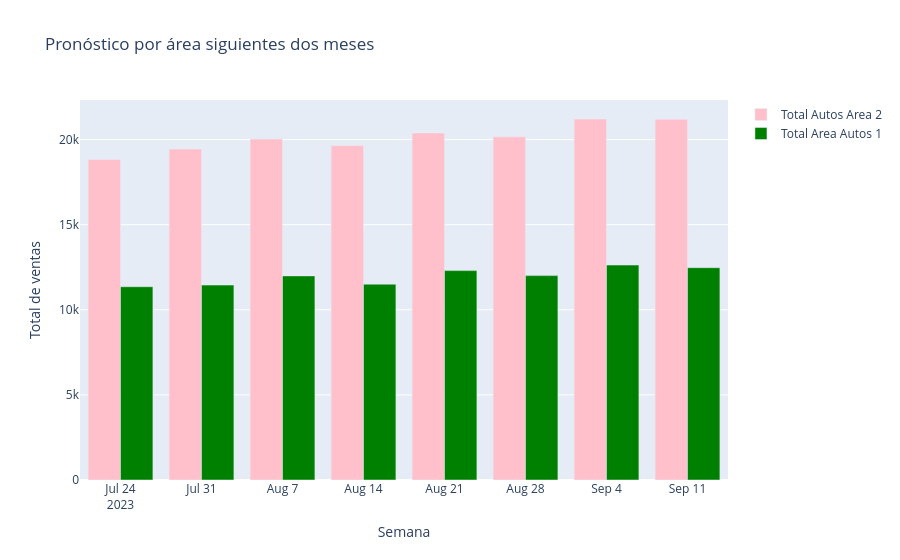

Notebook cell for this chart:
### Markdown cell above
Por último, se realizó una gráfica para compara las predicciones del valor de las ventas totales para el área 1 y el área 2
para los siguientes dos meses desde el último dato.

### Code cell
#Gráfico de población por continentes
from plotly.subplots import make_subplots
import plotly.graph_objects as go
fig3=go.Figure()
fig3.add_trace(go.Bar(x=result_prediccion_2['FECHA'],y=result_prediccion_2['PREDICCIONES'],name='Total Autos Area 2',marker=dict(color='pink')))
fig3.add_trace(go.Bar(x=result_prediccion['FECHA'],y=result_prediccion['PREDICCIONES'],name='Total Area Autos 1',marker=dict(color='green')))
fig3.update_layout(title='Pronóstico por área siguientes dos meses',xaxis_title='Semana',yaxis_title='Total de ventas')
fig3.show()

### Figure 1 — Plotly figure (JSON) as saved in the notebook; plotly's stock layout.template omitted (floating-point values rounded to 4 significant figures)
{"data": [{"marker": {"color": "pink"}, "name": "Total Autos Area 2", "type": "bar", "x": ["2023-07-24T00:00:00", "2023-07-31T00:00:00", "2023-08-07T00:00:00", "2023-08-14T00:00:00", "2023-08-21T00:00:00", "2023-08-28T00:00:00", "2023-09-04T00:00:00", "2023-09-11T00:00:00"], "y": [18830.0, 19450.0, 20030.0, 19650.0, 20390.0, 20160.0, 21210.0, 21200.0]}, {"marker": {"color": "green"}, "name": "Total Area Autos 1", "type": "bar", "x": ["2023-07-24T00:00:00", "2023-07-31T00:00:00", "2023-08-07T00:00:00", "2023-08-14T00:00:00", "2023-08-21T00:00:00", "2023-08-28T00:00:00", "2023-09-04T00:00:00", "2023-09-11T00:00:00"], "y": [11360.0, 11450.0, 11990.0, 11510.0, 12300.0, 12010.0, 12630.0, 12470.0]}], "layout": {"autosize": true, "title": {"text": "Pronóstico por área siguientes dos meses"}, "xaxis": {"autorange": true, "range": ["2023-07-20 12:00", "2023-09-14 12:00"], "title": {"text": "Semana"}, "type": "date"}, "yaxis": {"autorange": true, "range": [0, 22330.0], "title": {"text": "Total de ventas"}, "type": "linear"}}}
